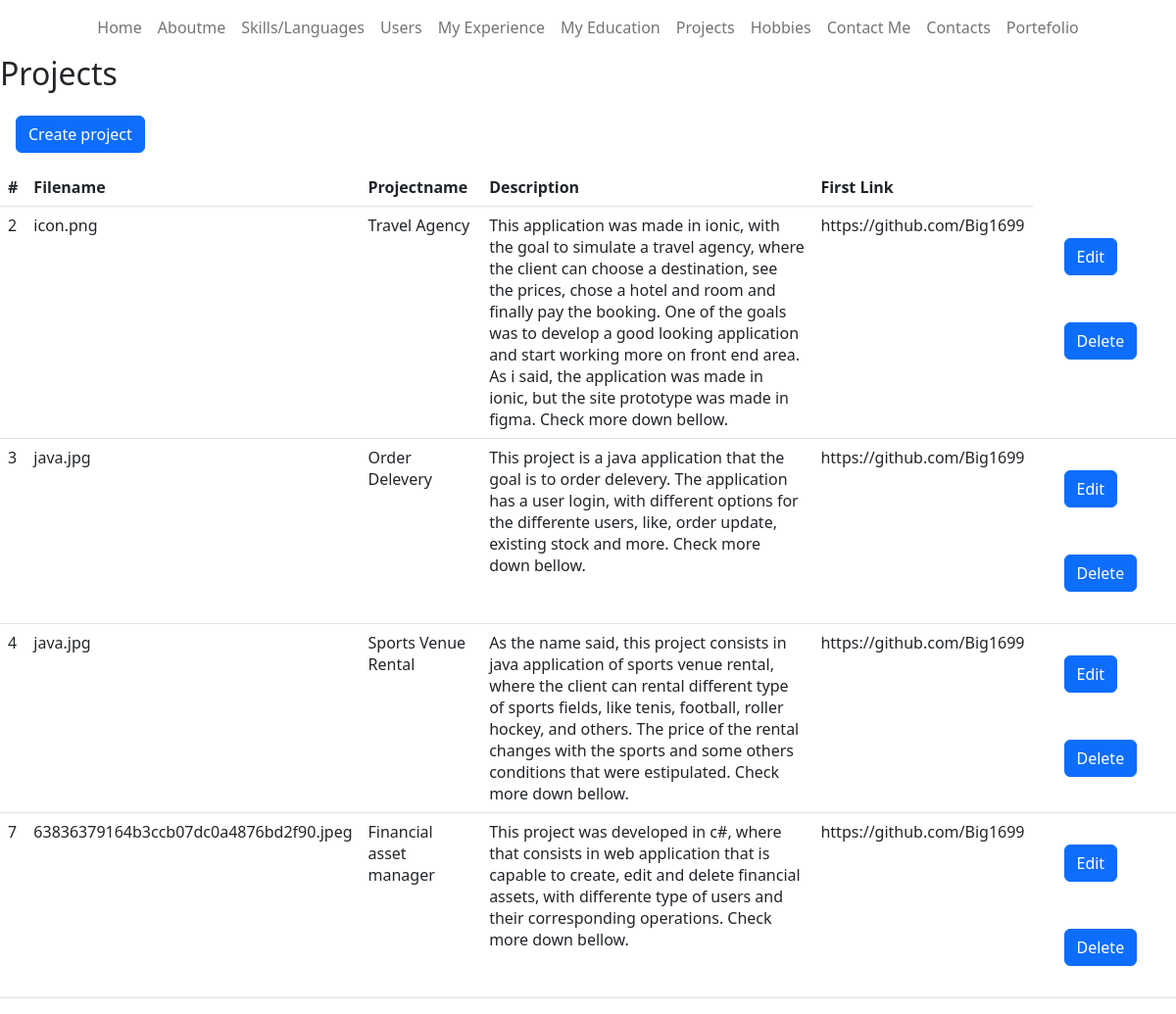
/CMS/pages/projects/read.php, run on the app's committed database.
### tables this page shows
CREATE TABLE `projects` (
  `id` int(11) NOT NULL,
  `filename` varchar(100) NOT NULL,
  `projectname` varchar(100) NOT NULL,
  `description` varchar(500) NOT NULL,
  `ref1` varchar(500) DEFAULT NULL
);

### CMS/pages/projects/read.php (the view, shortened to what this page needs)
<?php
$pdo = pdo_connect_mysql();
$page = isset($_GET['page']) && is_numeric($_GET['page']) ? (int)$_GET['page'] : 1;
$records_per_page = 20;
$stmt = $pdo->prepare('SELECT * FROM projects ORDER BY id LIMIT :current_page, :record_per_page');
$stmt->bindValue(':current_page', ($page-1)*$records_per_page, PDO::PARAM_INT);
$stmt->bindValue(':record_per_page', $records_per_page, PDO::PARAM_INT);
$stmt->execute();
$projects = $stmt->fetchAll(PDO::FETCH_ASSOC);
?>
<div class="content read">
<?php
require_once "../../navbars/navbaradmin.php";
?>
	<h2>Projects</h2>
    <button onclick="window.location.href='./create.php'" class="create-language btn btn-primary m-3">Create project</button>
	<table class="table">
        <thead>
            <tr>
                <th>#</th>
                <th>Filename</th>
                <th>Projectname</th>
                <th>Description</th>
                <th>First Link</th>
            </tr>
        </thead>
        <tbody>
            <?php foreach ($projects as $project): ?>
            <tr>
                <td><?=$project['id']?></td>
                <td><?=$project['filename']?></td>
                <td><?=$project['projectname']?></td>
                <td><?=$project['description']?></td>
                <td><?=$project['ref1']?></td>
                <td class="actions">
                <?php echo "<a href=\"update.php?id={$project['id']}\" class=\"edit\"><button type='button' class='btn btn-primary m-4'>Edit</button></a>"?>
                <?php echo "<a href=\"delete.php?id={$project['id']}\" class=\"trash\"><button type='button' class='btn btn-primary m-4'>Delete</button> </a>"?>
                </td>
            </tr>
            <?php endforeach; ?>
        </tbody>
    </table>
</div>

### data on the page
projects: id "2", filename "icon.png", projectname "Travel Agency", description "This application was made in ionic, with the goal to simulate a travel agency, where the client can choose a destination, see the prices, chose a hotel and room and finally pay the booking. One of the goals was to develop a good looking application and start working more on front end area. As i said, the application was made in ionic, but the site prototype was made in figma. Check more down bellow.", ref1 "https://github.com/Big1699"
projects: id "3", filename "java.jpg", projectname "Order Delevery", description "This project is a java application that the goal is to order delevery. The application has a user login, with different options for the differente users, like, order update, existing stock and more. Check more down bellow.", ref1 "https://github.com/Big1699"
projects: id "4", filename "java.jpg", projectname "Sports Venue Rental", description "As the name said, this project consists in java application of sports venue rental, where the client can rental different type of sports fields, like tenis, football, roller hockey, and others. The price of the rental changes with the sports and some others conditions that were estipulated. Check more down bellow.", ref1 "https://github.com/Big1699"
projects: id "7", filename "63836379164b3ccb07dc0a4876bd2f90.jpeg", projectname "Financial asset manager", description "This project was developed in c#, where that consists in web application that is capable to create, edit and delete financial assets, with differente type of users and their corresponding operations. Check more down bellow.", ref1 "https://github.com/Big1699"
